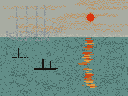

This figure's Python source:
#!/usr/bin/env python3
"""
Session 02 — French Impressionism
Study: Claude Monet, Impression, Sunrise (1872)
       Musée Marmottan Monet, Paris. 48×63 cm.

Attempt 1: Get the color zones and the primary tension right.
  The painting is organized around one axis: everything dissolves (fog,
  harbor, masts, cranes) except the sun and its reflection on water.

  Sky and water are nearly the same value — both grey-blue/teal — unified
  by fog. The sun dominates through SATURATION, not brightness. The harbor
  ghosts are barely darker than sky.

Canvas: 128×96 (landscape, ~4:3 matching original proportions)
"""
from PIL import Image
import random, os

W, H = 128, 96
OUT = os.path.dirname(os.path.abspath(__file__))

# Palette — from direct study of the original
SKY_BASE   = (168, 172, 162)  # warm blue-grey sky ground
SKY_WARM   = (188, 150, 105)  # orange-warm streaks in sky (clouds catching light)
WATER_BASE = ( 98, 142, 136)  # cooler teal-blue water — distinctly different from sky
WATER_DARK = ( 72, 108, 103)  # darker water marks, shadow passages
FOG_GHOST  = (140, 148, 152)  # harbor shapes: barely darker, slightly bluer than sky
SUN        = (218,  52,  14)  # vivid red-orange disc — the saturated anchor
REFL_HOT   = (198,  74,  24)  # reflection core
REFL_WARM  = (186, 112,  48)  # reflection warm mid
REFL_CREAM = (220, 158,  70)  # reflection bright highlights
BOAT       = ( 22,  20,  16)  # near-black boat silhouettes

HORIZON_Y = 37   # horizon: upper ~38% sky, lower ~62% water
SUN_X     = 90   # sun: upper right, ~70% from left
SUN_Y     = 17   # sun: ~18% from top


def new_canvas():
    img = Image.new("RGB", (W, H), SKY_BASE)
    return img, img.load()


def px_set(px, x, y, tone):
    if 0 <= x < W and 0 <= y < H:
        px[x, y] = tone


def h_stroke(px, x0, x1, y, tone, rng, gap=0.08, wobble=1):
    """Horizontal stroke with slight vertical wobble and gaps."""
    for x in range(x0, x1):
        if rng.random() < gap:
            continue
        dy = rng.randint(-wobble, wobble) if wobble else 0
        px_set(px, x, y + dy, tone)


def sky_layer(px, rng):
    """
    Sky: warm blue-grey base (canvas fill) plus curved orange-warm strokes.
    Monet's sky strokes curve gently — they suggest moving atmosphere.
    Warmest upper-left where light catches; softer near horizon.
    """
    # Warm orange-grey strokes — upper half of sky, scattered
    for _ in range(22):
        y  = rng.randint(0, HORIZON_Y - 5)
        x0 = rng.randint(0, W - 30)
        ln = rng.randint(18, 55)
        h_stroke(px, x0, x0 + ln, y, SKY_WARM, rng, gap=0.18, wobble=1)

    # Very near horizon: slight lightening (fog softens the seam)
    for y in range(HORIZON_Y - 3, HORIZON_Y):
        for x in range(W):
            if rng.random() < 0.35:
                r, g, b = SKY_BASE
                px_set(px, x, y, (r + 18, g + 14, b + 10))


def water_layer(px, rng):
    """
    Water: cooler teal-blue. Horizontal marks.
    Slightly darker than sky — they're different despite fog unifying value.
    """
    # Fill water zone
    for y in range(HORIZON_Y, H):
        for x in range(W):
            t = WATER_DARK if rng.random() < 0.12 else WATER_BASE
            px_set(px, x, y, t)

    # Horizontal stroke marks — darker passages on the surface
    for _ in range(30):
        y  = rng.randint(HORIZON_Y + 3, H - 6)
        x0 = rng.randint(0, W - 15)
        ln = rng.randint(6, 24)
        h_stroke(px, x0, x0 + ln, y, WATER_DARK, rng, gap=0.2, wobble=1)


def harbor_ghosts(px, rng):
    """
    Background industrial harbor: cranes, masts, ship hulls — left half.
    These are the FOG test. They must be barely present.
    Same value as sky, only slightly darker/cooler. Gaps everywhere.
    If they read too clearly, the fog is gone.
    """
    # Vague ship hull mass — low, left, straddles horizon
    for y in range(HORIZON_Y - 6, HORIZON_Y + 4):
        for x in range(6, 50):
            if rng.random() < 0.28:
                px_set(px, x, y, FOG_GHOST)

    # Tall masts — sparse verticals through sky, left half
    for mx in [16, 26, 36, 44]:
        top_y = rng.randint(3, 12)
        for y in range(top_y, HORIZON_Y + 3):
            if rng.random() < 0.68:   # gaps = fog eating the mast
                px_set(px, mx, y, FOG_GHOST)
            if rng.random() < 0.25:
                px_set(px, mx + 1, y, FOG_GHOST)

    # Crane/derrick structure — slightly right of masts
    for y in range(HORIZON_Y - 14, HORIZON_Y):
        for x in range(52, 64):
            if rng.random() < 0.16:
                px_set(px, x, y, FOG_GHOST)


def sun_disc(px, rng):
    """Small vivid disc, upper right. The saturated anchor."""
    r = 4
    for dy in range(-r, r + 1):
        for dx in range(-r, r + 1):
            if dx * dx + dy * dy <= r * r:
                px_set(px, SUN_X + dx, SUN_Y + dy, SUN)
    # Soft warm glow at edge
    for dy in range(-(r + 2), r + 3):
        for dx in range(-(r + 2), r + 3):
            d2 = dx * dx + dy * dy
            if r * r < d2 <= (r + 2) ** 2:
                if rng.random() < 0.45:
                    px_set(px, SUN_X + dx, SUN_Y + dy, SKY_WARM)


def reflection(px, rng):
    """
    Broken orange strokes on water, from just below horizon toward foreground.
    The reflection drifts slightly — water surface is moving.
    Each row: a short horizontal stroke, intermittent, slightly offset.
    These are bold. This is where Monet didn't hold back.
    """
    rx = SUN_X - 3  # reflection starts slightly left of sun (perspective)
    for y in range(HORIZON_Y + 1, H - 8):
        rx += rng.randint(-1, 1)
        rx = max(68, min(rx, 102))

        if rng.random() < 0.22:  # gap row — water breaks
            continue

        ln   = rng.randint(3, 9)
        x0   = rx - ln // 2
        tone = rng.choice([REFL_HOT, REFL_HOT, REFL_WARM, REFL_CREAM])
        for x in range(x0, x0 + ln):
            px_set(px, x, y, tone)

        # Occasional offset companion stroke
        if rng.random() < 0.38:
            off = rng.randint(-5, 5)
            ln2 = rng.randint(2, 5)
            for x in range(x0 + off, x0 + off + ln2):
                px_set(px, x, y, REFL_WARM)


def boats_layer(px, rng):
    """
    Two rowboats. Near-black. Few marks — confident, not fussy.
    Near boat: center-left foreground, two figures.
    Far boat: further left, smaller, higher up.
    """
    # Near boat — hull
    ny = 68
    for x in range(34, 58):
        px_set(px, x, ny, BOAT)
        if x < 56:
            px_set(px, x, ny + 1, BOAT)
    # Two figures — dark vertical smudges
    for y in range(ny - 9, ny):
        px_set(px, 42, y, BOAT)
        px_set(px, 43, y, BOAT)
    for y in range(ny - 7, ny):
        px_set(px, 50, y, BOAT)

    # Far boat — smaller, slightly upper-left
    fy = 57
    for x in range(12, 28):
        if rng.random() < 0.82:
            px_set(px, x, fy, BOAT)
    # Mast on far boat
    for y in range(fy - 9, fy):
        px_set(px, 18, y, BOAT)


def main():
    rng = random.Random(42)
    img, px = new_canvas()

    sky_layer(px, rng)
    water_layer(px, rng)
    harbor_ghosts(px, rng)
    sun_disc(px, rng)
    reflection(px, rng)
    boats_layer(px, rng)

    out_path = os.path.join(OUT, "attempt_01.png")
    img.save(out_path)
    print(f"Saved: {out_path}")


if __name__ == "__main__":
    main()
